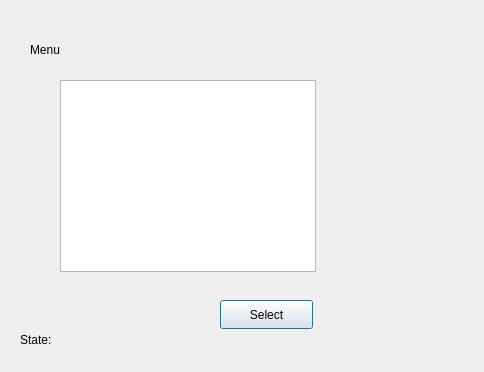
<?xml version="1.0" encoding="UTF-8"?>
<ui version="4.0">
 <class>menuDialog</class>
 <widget class="QDialog" name="menuDialog">
  <property name="geometry">
   <rect>
    <x>0</x>
    <y>0</y>
    <width>484</width>
    <height>372</height>
   </rect>
  </property>
  <property name="windowTitle">
   <string>Dialog</string>
  </property>
  <widget class="QTableView" name="tableView">
   <property name="geometry">
    <rect>
     <x>60</x>
     <y>80</y>
     <width>256</width>
     <height>192</height>
    </rect>
   </property>
  </widget>
  <widget class="QLabel" name="label_state">
   <property name="geometry">
    <rect>
     <x>20</x>
     <y>330</y>
     <width>121</width>
     <height>20</height>
    </rect>
   </property>
   <property name="text">
    <string>State: </string>
   </property>
  </widget>
  <widget class="QLabel" name="label">
   <property name="geometry">
    <rect>
     <x>30</x>
     <y>40</y>
     <width>101</width>
     <height>20</height>
    </rect>
   </property>
   <property name="text">
    <string>Menu</string>
   </property>
  </widget>
  <widget class="QPushButton" name="pushButton">
   <property name="geometry">
    <rect>
     <x>220</x>
     <y>300</y>
     <width>93</width>
     <height>29</height>
    </rect>
   </property>
   <property name="text">
    <string>Select</string>
   </property>
  </widget>
 </widget>
 <resources/>
 <connections/>
</ui>
